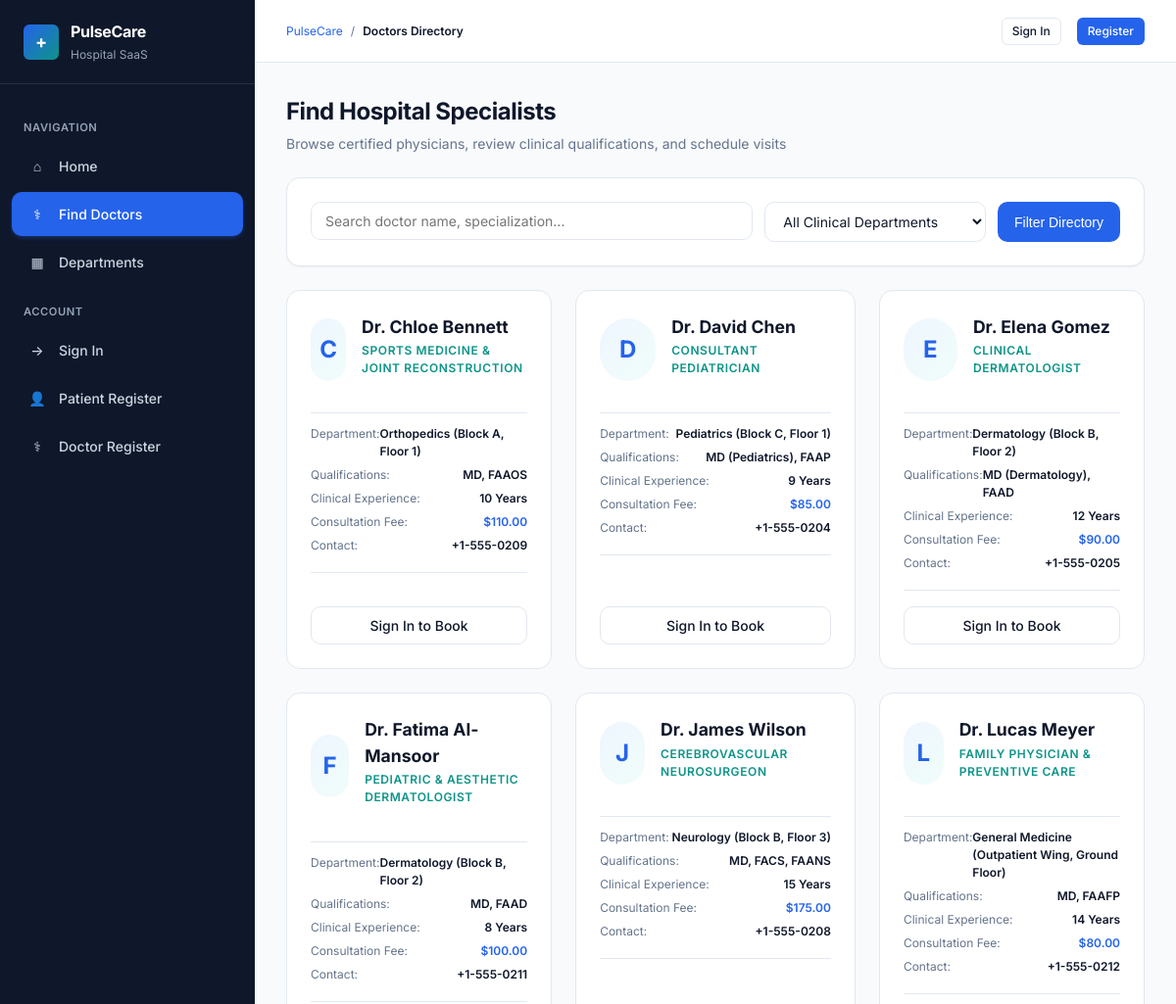
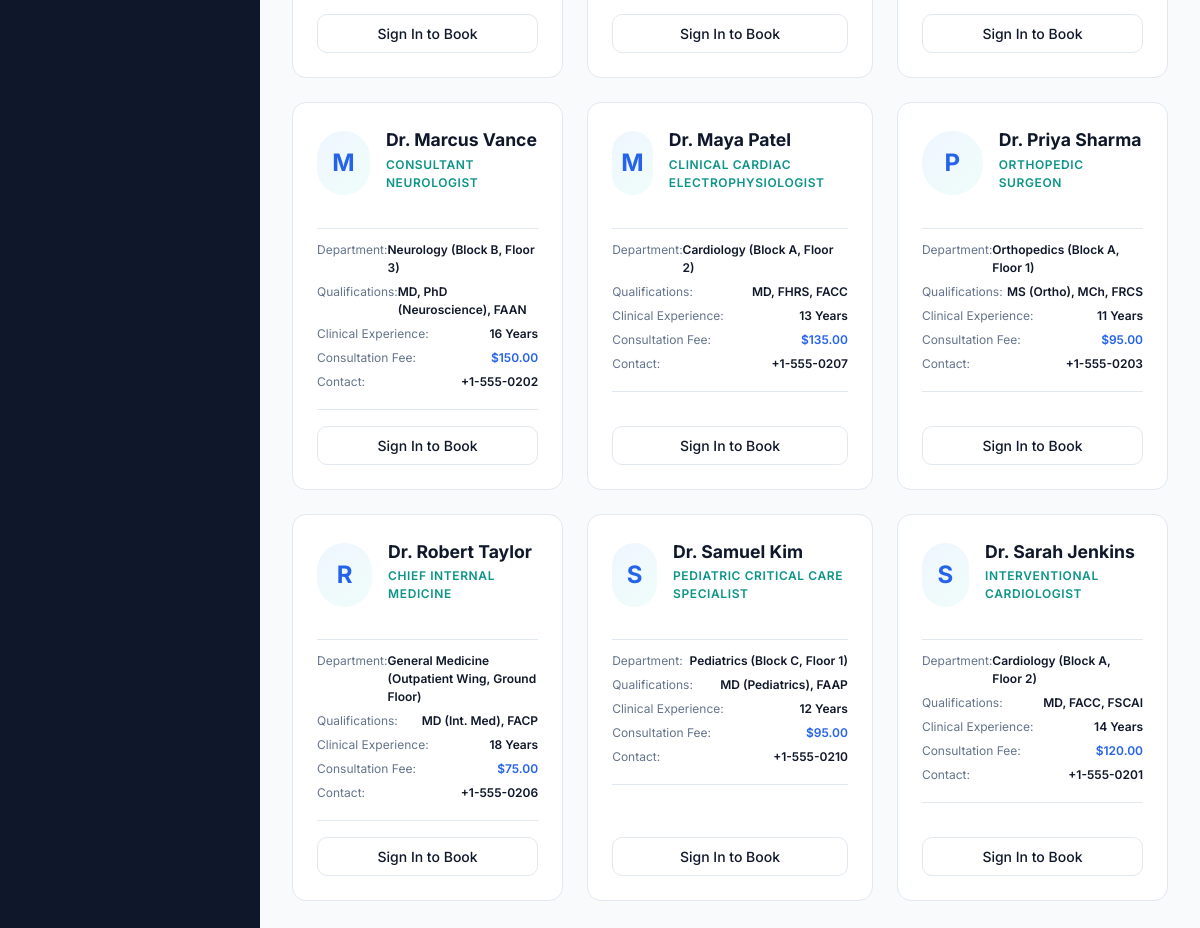
/patient/doctors, run on the app's committed database (2 pictures, top to bottom).
### tables this page shows
CREATE TABLE doctors (
            doctor_id INTEGER PRIMARY KEY AUTOINCREMENT,
            full_name TEXT NOT NULL,
            email TEXT NOT NULL UNIQUE,
            phone TEXT NOT NULL,
            specialization TEXT NOT NULL,
            department_id INTEGER NOT NULL,
            qualification TEXT NOT NULL,
            years_experience INTEGER DEFAULT 0,
            consultation_fee REAL DEFAULT 50.00,
            profile_image TEXT DEFAULT 'default_doctor.png',
            password_hash TEXT NOT NULL,
            is_active INTEGER DEFAULT 1,
            created_at DATETIME DEFAULT CURRENT_TIMESTAMP,
            FOREIGN KEY (department_id) REFERENCES departments(department_id)
        );

CREATE TABLE departments (
            department_id INTEGER PRIMARY KEY AUTOINCREMENT,
            department_name TEXT NOT NULL UNIQUE,
            description TEXT,
            location TEXT,
            contact_number TEXT,
            is_active INTEGER DEFAULT 1,
            created_at DATETIME DEFAULT CURRENT_TIMESTAMP
        );

### routes/patient.py (the view)
@patient_bp.route("/doctors")
def doctors():
    dept_id = request.args.get("department_id", type=int)
    search_q = request.args.get("q", "").strip()
    sql = """
        SELECT
            d.doctor_id, d.full_name, d.email, d.phone, d.specialization,
            d.qualification, d.years_experience, d.consultation_fee,
            d.profile_image, d.is_active,
            dept.department_name, dept.location
        FROM doctors d
        JOIN departments dept ON d.department_id = dept.department_id
        WHERE d.is_active = 1
    """
    params = []
    if dept_id:
        sql += " AND d.department_id = %s"
        params.append(dept_id)
    if search_q:
        sql += " AND (d.full_name LIKE %s OR d.specialization LIKE %s OR dept.department_name LIKE %s)"
        like_term = f"%{search_q}%"
        params.extend([like_term, like_term, like_term])
    sql += " ORDER BY d.full_name ASC"
    doctors_list = execute_query(sql, tuple(params), fetch="all") or []
    departments_list = execute_query(
        "SELECT department_id, department_name FROM departments WHERE is_active = 1 ORDER BY department_name",
        fetch="all"
    ) or []
    return render_template(
        "patient/doctors.html",
        doctors=doctors_list,
        departments=departments_list,
        selected_dept=dept_id,
        search_query=search_q
    )

### database/connection.py (called while the page is built, shortened)
def get_db():
    in_ctx = has_app_context()
    if in_ctx and "db" in g:
        return g.db
    global _mysql_pool
    use_sqlite = os.environ.get("USE_SQLITE_FALLBACK", "0") == "1"
    if not use_sqlite and MYSQL_AVAILABLE:
        if _mysql_pool is None and in_ctx and current_app:
            init_mysql_pool(current_app.config)
    conn = _get_or_create_sqlite_conn()
    if in_ctx:
        g.db = conn
        g.db_type = "sqlite"
    return conn

def _get_or_create_sqlite_conn():
    global _sqlite_standalone_conn
    db_path = os.environ.get("SQLITE_DB_PATH", os.path.join(os.path.dirname(__file__), "hms_fallback.db"))
    return _sqlite_standalone_conn

### extensions.py (called while the page is built, shortened)
def generate_csrf_token() -> str:
    if "_csrf_token" not in session:
        session["_csrf_token"] = secrets.token_hex(24)
    return session["_csrf_token"]

def get_current_user() -> Optional[Dict[str, Any]]:
    return None

### templates/patient/doctors.html (shortened to what this page needs)
{% extends "base.html" %}
{% block breadcrumb %}Doctors Directory{% endblock %}
{% block content %}
<div class="page-header">
  <div>
    <h1 class="page-title">Find Hospital Specialists</h1>
    <p class="page-subtitle">Browse certified physicians, review clinical qualifications, and schedule visits</p>
  </div>
</div>
<div class="card" style="margin-bottom:var(--space-6);">
  <div class="card-body">
    <form method="GET" action="{{ url_for('patient.doctors') }}" style="display:flex;gap:12px;flex-wrap:wrap;">
      <div style="flex:2;min-width:240px;">
        <input type="text" name="q" class="form-control" placeholder="Search doctor name, specialization..." value="{{ search_query or '' }}">
      </div>
      <div style="flex:1;min-width:200px;">
        <select name="department_id" class="form-control">
          <option value="">All Clinical Departments</option>
        </select>
      </div>
      <button type="submit" class="btn btn-primary">Filter Directory</button>
    </form>
  </div>
</div>
{% if doctors %}
  <div class="grid-3">
    {% for doc in doctors %}
      <div class="doctor-card">
        <div style="display:flex;align-items:center;gap:16px;margin-bottom:12px;">
          <div class="doctor-avatar-circle" style="margin-bottom:0;">{{ doc.full_name[4:5] }}</div>
          <div>
            <h3 class="doctor-card-name" style="font-size:1.1rem;margin-bottom:2px;">{{ doc.full_name }}</h3>
            <div class="doctor-card-spec">{{ doc.specialization }}</div>
          </div>
        </div>
        <ul class="doctor-meta-list">
          <li><span>Department:</span> <span class="val">{{ doc.department_name }} ({{ doc.location }})</span></li>
          <li><span>Qualifications:</span> <span class="val">{{ doc.qualification }}</span></li>
          <li><span>Clinical Experience:</span> <span class="val">{{ doc.years_experience }} Years</span></li>
          <li><span>Consultation Fee:</span> <span class="val" style="color:var(--primary-blue);">{{ doc.consultation_fee|currency_fmt }}</span></li>
          <li><span>Contact:</span> <span class="val">{{ doc.phone }}</span></li>
        </ul>
        <div style="margin-top:auto;display:flex;gap:8px;">
          {% if current_user and current_user.role == 'patient' %}
            <a href="{{ url_for('appointments.book', doctor_id=doc.doctor_id) }}" class="btn btn-primary" style="flex:1;">
              Book Appointment
            </a>
          {% else %}
            <a href="{{ url_for('auth.login') }}" class="btn btn-outline" style="flex:1;">
              Sign In to Book
            </a>
          {% endif %}
        </div>
      </div>
    {% endfor %}
  </div>
{% endif %}
{% endblock %}

### templates/base.html (shortened to what this page needs)
<!DOCTYPE html>
<html lang="en">
<head>
  <link rel="stylesheet" href="{{ url_for('static', filename='css/style.css') }}">
  <link rel="stylesheet" href="{{ url_for('static', filename='css/components.css') }}">
  <link rel="stylesheet" href="{{ url_for('static', filename='css/dashboard.css') }}">
  <link rel="stylesheet" href="{{ url_for('static', filename='css/responsive.css') }}">
</head>
<body>
<div class="app-layout">
  <aside class="app-sidebar" id="appSidebar">
    <div class="sidebar-header">
      <div class="brand-icon">+</div>
      <div class="brand-text">
        <h2>PulseCare</h2>
        <span>Hospital SaaS</span>
      </div>
    </div>
    <nav class="sidebar-nav">
      {% if not current_user %}
        <div class="nav-section-title">Navigation</div>
        <a href="{{ url_for('index') }}" class="nav-item {% if request.endpoint == 'index' %}active{% endif %}">
          <span class="nav-icon">&#8962;</span> Home
        </a>
        <a href="{{ url_for('patient.doctors') }}" class="nav-item {% if request.endpoint == 'patient.doctors' %}active{% endif %}">
          <span class="nav-icon">&#9877;</span> Find Doctors
        </a>
        <a href="{{ url_for('patient.departments') }}" class="nav-item {% if request.endpoint == 'patient.departments' %}active{% endif %}">
          <span class="nav-icon">&#9638;</span> Departments
        </a>
        <div class="nav-section-title">Account</div>
        <a href="{{ url_for('auth.login') }}" class="nav-item">
          <span class="nav-icon">&#8594;</span> Sign In
        </a>
        <a href="{{ url_for('auth.register', role='patient') }}" class="nav-item">
          <span class="nav-icon">&#128100;</span> Patient Register
        </a>
        <a href="{{ url_for('auth.register', role='doctor') }}" class="nav-item">
          <span class="nav-icon">&#9877;</span> Doctor Register
        </a>
      {% endif %}
    </nav>
  </aside>
  <div class="app-main">
    <header class="app-topbar">
      <div class="topbar-left">
        <div class="breadcrumbs">
          <a href="{{ url_for('index') }}">PulseCare</a>
          <span>/</span>
          <span class="current">{% block breadcrumb %}Platform{% endblock %}</span>
        </div>
      </div>
      <div class="topbar-right">
        {% if current_user %}
          <span class="badge badge-info">{{ current_user.role }}</span>
          <span style="font-weight: 500; font-size: var(--font-size-xs);">{{ current_user.name }}</span>
        {% else %}
          <a href="{{ url_for('auth.login') }}" class="btn btn-outline btn-sm">Sign In</a>
          <a href="{{ url_for('auth.register') }}" class="btn btn-primary btn-sm">Register</a>
        {% endif %}
      </div>
    </header>
    <main class="main-content">
      {% block content %}{% endblock %}
    </main>
  </div>
</div>
</body>
</html>

### static/css/style.css (style rules this page uses)
:root { --primary-blue: #2563EB; --primary-blue-hover: #1D4ED8; --primary-blue-light: #EFF6FF; --secondary-teal: #0D9488; --secondary-teal-hover: #0F766E; --secondary-teal-light: #F0FDFA; --bg-main: #F8FAFC; --bg-card: #FFFFFF; --bg-sidebar: #0F172A; --bg-sidebar-hover: #1E293B; --text-primary: #0F172A; --text-secondary: #64748B; --text-muted: #94A3B8; --text-white: #FFFFFF; --border-color: #E2E8F0; --border-subtle: #F1F5F9; --success: #16A34A; --success-light: #DCFCE7; --warning: #D97706; --warning-light: #FEF3C7; --error: #DC2626; --error-light: #FEE2E2; --info: #0284C7; --info-light: #E0F2FE; --font-family: 'Inter', -apple-system, BlinkMacSystemFont, "Segoe UI", Roboto, Helvetica, Arial, sans-serif; --font-size-xs: 0.75rem; --font-size-sm: 0.875rem; --font-size-base: 1rem; --font-size-lg: 1.125rem; --font-size-xl: 1.25rem; --font-size-2xl: 1.5rem; --font-size-3xl: 1.875rem; --space-1: 4px; --space-2: 8px; --space-3: 12px; --space-4: 16px; --space-5: 20px; --space-6: 24px; --space-8: 32px; --space-10: 40px; --radius-sm: 6px; --radius-md: 10px; --radius-lg: 14px; --radius-full: 9999px; --shadow-sm: 0 1px 2px 0 rgba(0, 0, 0, 0.05); --shadow-md: 0 4px 6px -1px rgba(0, 0, 0, 0.08), 0 2px 4px -2px rgba(0, 0, 0, 0.05); --shadow-lg: 0 10px 15px -3px rgba(0, 0, 0, 0.08), 0 4px 6px -4px rgba(0, 0, 0, 0.03); --transition-fast: 150ms ease-in-out; --transition-base: 200ms ease-in-out; }
*, *::before, *::after { box-sizing: border-box; margin: 0; padding: 0; }
body { font-family: var(--font-family); font-size: var(--font-size-sm); color: var(--text-primary); background-color: var(--bg-main); line-height: 1.5; -webkit-font-smoothing: antialiased; }
a { color: var(--primary-blue); text-decoration: none; transition: color var(--transition-fast); }
.app-layout { display: flex; min-height: 100vh; }
.app-sidebar { width: 260px; background-color: var(--bg-sidebar); color: var(--text-white); display: flex; flex-direction: column; flex-shrink: 0; transition: width var(--transition-base); z-index: 100; }
.sidebar-header { padding: var(--space-5) var(--space-6); display: flex; align-items: center; gap: var(--space-3); border-bottom: 1px solid rgba(255, 255, 255, 0.1); }
.brand-icon { width: 36px; height: 36px; background: linear-gradient(135deg, var(--primary-blue), var(--secondary-teal)); border-radius: var(--radius-sm); display: flex; align-items: center; justify-content: center; font-weight: 700; font-size: var(--font-size-lg); color: white; }
.brand-text h2 { font-size: var(--font-size-base); font-weight: 700; letter-spacing: -0.02em; color: #FFFFFF; }
.brand-text span { font-size: var(--font-size-xs); color: var(--text-muted); }
.sidebar-nav { flex: 1; padding: var(--space-4) var(--space-3); overflow-y: auto; }
.nav-section-title { font-size: 0.7rem; font-weight: 600; text-transform: uppercase; letter-spacing: 0.05em; color: var(--text-muted); padding: var(--space-2) var(--space-3); margin-top: var(--space-3); }
.nav-item { display: flex; align-items: center; gap: var(--space-3); padding: var(--space-3) var(--space-4); color: #CBD5E1; border-radius: var(--radius-md); margin-bottom: var(--space-1); font-weight: 500; transition: background-color var(--transition-fast), color var(--transition-fast); }
.nav-item.active { background-color: var(--primary-blue); color: #FFFFFF; box-shadow: 0 2px 4px rgba(37, 99, 235, 0.3); }
.nav-icon { width: 20px; height: 20px; display: inline-flex; align-items: center; justify-content: center; }
.app-main { flex: 1; display: flex; flex-direction: column; min-width: 0; overflow-x: hidden; }
.app-topbar { height: 64px; background-color: var(--bg-card); border-bottom: 1px solid var(--border-color); padding: 0 var(--space-8); display: flex; align-items: center; justify-content: space-between; position: sticky; top: 0; z-index: 50; }
.topbar-left { display: flex; align-items: center; gap: var(--space-4); }
.breadcrumbs { display: flex; align-items: center; gap: var(--space-2); font-size: var(--font-size-xs); color: var(--text-secondary); }
.breadcrumbs span.current { color: var(--text-primary); font-weight: 600; }
.topbar-right { display: flex; align-items: center; gap: var(--space-4); }
.main-content { flex: 1; padding: var(--space-8); }

### data on the page
doctors: full_name "C", full_name "Dr. Chloe Bennett", specialization "SPORTS MEDICINE & JOINT RECONSTRUCTION", department_name "Orthopedics", location "Block A, Floor 1", qualification "MD, FAAOS", years_experience "10", consultation_fee "$110.00", phone "+1-555-0209"
doctors: full_name "D", full_name "Dr. David Chen", specialization "CONSULTANT PEDIATRICIAN", department_name "Pediatrics", location "Block C, Floor 1", qualification "MD (Pediatrics), FAAP", years_experience "9", consultation_fee "$85.00", phone "+1-555-0204"
doctors: full_name "E", full_name "Dr. Elena Gomez", specialization "CLINICAL DERMATOLOGIST", department_name "Dermatology", location "Block B, Floor 2", qualification "MD (Dermatology), FAAD", years_experience "12", consultation_fee "$90.00", phone "+1-555-0205"
doctors: full_name "F", full_name "Dr. Fatima Al-Mansoor", specialization "PEDIATRIC & AESTHETIC DERMATOLOGIST", department_name "Dermatology", location "Block B, Floor 2", qualification "MD, FAAD", years_experience "8", consultation_fee "$100.00", phone "+1-555-0211"
doctors: full_name "J", full_name "Dr. James Wilson", specialization "CEREBROVASCULAR NEUROSURGEON", department_name "Neurology", location "Block B, Floor 3", qualification "MD, FACS, FAANS", years_experience "15", consultation_fee "$175.00", phone "+1-555-0208"
doctors: full_name "L", full_name "Dr. Lucas Meyer", specialization "FAMILY PHYSICIAN & PREVENTIVE CARE", department_name "General Medicine", location "Outpatient Wing, Ground Floor", qualification "MD, FAAFP", years_experience "14", consultation_fee "$80.00", phone "+1-555-0212"
doctors: full_name "M", full_name "Dr. Marcus Vance", specialization "CONSULTANT NEUROLOGIST", department_name "Neurology", location "Block B, Floor 3", qualification "MD, PhD (Neuroscience), FAAN", years_experience "16", consultation_fee "$150.00", phone "+1-555-0202"
doctors: full_name "M", full_name "Dr. Maya Patel", specialization "CLINICAL CARDIAC ELECTROPHYSIOLOGIST", department_name "Cardiology", location "Block A, Floor 2", qualification "MD, FHRS, FACC", years_experience "13", consultation_fee "$135.00", phone "+1-555-0207"
doctors: full_name "P", full_name "Dr. Priya Sharma", specialization "ORTHOPEDIC SURGEON", department_name "Orthopedics", location "Block A, Floor 1", qualification "MS (Ortho), MCh, FRCS", years_experience "11", consultation_fee "$95.00", phone "+1-555-0203"
doctors: full_name "R", full_name "Dr. Robert Taylor", specialization "CHIEF INTERNAL MEDICINE", department_name "General Medicine", location "Outpatient Wing, Ground Floor", qualification "MD (Int. Med), FACP", years_experience "18", consultation_fee "$75.00", phone "+1-555-0206"
doctors: full_name "S", full_name "Dr. Samuel Kim", specialization "PEDIATRIC CRITICAL CARE SPECIALIST", department_name "Pediatrics", location "Block C, Floor 1", qualification "MD (Pediatrics), FAAP", years_experience "12", consultation_fee "$95.00", phone "+1-555-0210"
doctors: full_name "S", full_name "Dr. Sarah Jenkins", specialization "INTERVENTIONAL CARDIOLOGIST", department_name "Cardiology", location "Block A, Floor 2", qualification "MD, FACC, FSCAI", years_experience "14", consultation_fee "$120.00", phone "+1-555-0201"
